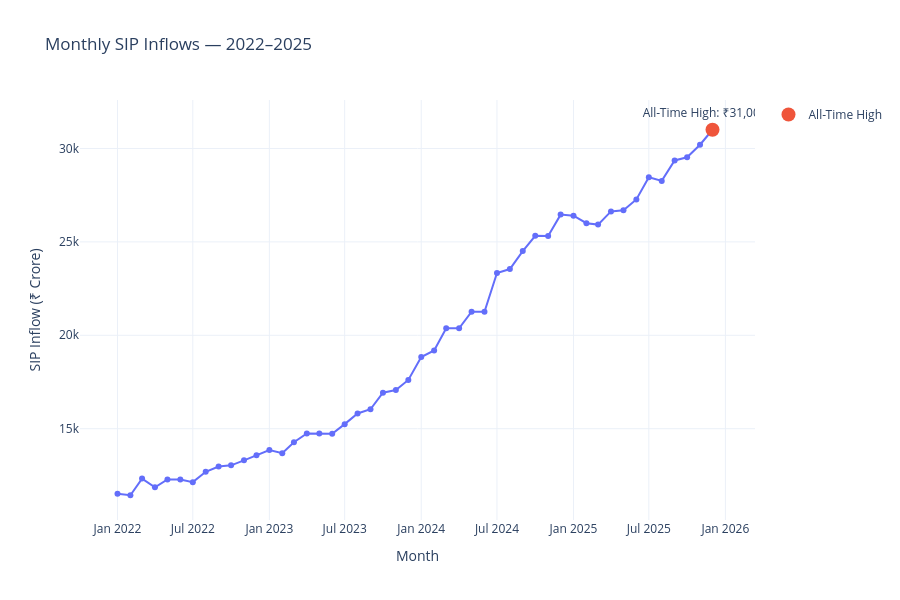

The notebook cell this image was saved under:
### Code cell
# ============================================================
# TASK 3 — HIGHLIGHT SIP INFLOW ALL-TIME HIGH
# ============================================================

# Find the highest SIP inflow
peak_row = sip.loc[sip["sip_inflow_crore"].idxmax()]

peak_month = peak_row["month"]
peak_value = peak_row["sip_inflow_crore"]

fig = px.line(
    sip,
    x="month",
    y="sip_inflow_crore",
    title="Monthly SIP Inflows — 2022–2025",
    labels={
        "month": "Month",
        "sip_inflow_crore": "SIP Inflow (₹ Crore)"
    },
    markers=True
)

# Highlight the peak point
fig.add_trace(
    go.Scatter(
        x=[peak_month],
        y=[peak_value],
        mode="markers+text",
        marker=dict(size=14),
        text=[f"All-Time High: ₹{peak_value:,.0f} Cr"],
        textposition="top center",
        name="All-Time High"
    )
)

fig.update_layout(
    template="plotly_white",
    height=600,
    hovermode="x unified"
)

fig.show()

### Figure 1 — Plotly figure (JSON) as saved in the notebook; plotly's stock layout.template omitted (floating-point values rounded to 4 significant figures)
{"data": [{"hovertemplate": "Month=%{x}<br>SIP Inflow (₹ Crore)=%{y}<extra></extra>", "legendgroup": "", "line": {"color": "#636efa", "dash": "solid"}, "marker": {"symbol": "circle"}, "mode": "lines+markers", "name": "", "orientation": "v", "showlegend": false, "type": "scatter", "x": ["2022-01-01T00:00:00.000000000", "2022-02-01T00:00:00.000000000", "2022-03-01T00:00:00.000000000", "2022-04-01T00:00:00.000000000", "2022-05-01T00:00:00.000000000", "2022-06-01T00:00:00.000000000", "2022-07-01T00:00:00.000000000", "2022-08-01T00:00:00.000000000", "2022-09-01T00:00:00.000000000", "2022-10-01T00:00:00.000000000", "2022-11-01T00:00:00.000000000", "2022-12-01T00:00:00.000000000", "2023-01-01T00:00:00.000000000", "2023-02-01T00:00:00.000000000", "2023-03-01T00:00:00.000000000", "2023-04-01T00:00:00.000000000", "2023-05-01T00:00:00.000000000", "2023-06-01T00:00:00.000000000", "2023-07-01T00:00:00.000000000", "2023-08-01T00:00:00.000000000", "2023-09-01T00:00:00.000000000", "2023-10-01T00:00:00.000000000", "2023-11-01T00:00:00.000000000", "2023-12-01T00:00:00.000000000", "2024-01-01T00:00:00.000000000", "2024-02-01T00:00:00.000000000", "2024-03-01T00:00:00.000000000", "2024-04-01T00:00:00.000000000", "2024-05-01T00:00:00.000000000", "2024-06-01T00:00:00.000000000", "2024-07-01T00:00:00.000000000", "2024-08-01T00:00:00.000000000", "2024-09-01T00:00:00.000000000", "2024-10-01T00:00:00.000000000", "2024-11-01T00:00:00.000000000", "2024-12-01T00:00:00.000000000", "2025-01-01T00:00:00.000000000", "2025-02-01T00:00:00.000000000", "2025-03-01T00:00:00.000000000", "2025-04-01T00:00:00.000000000", "2025-05-01T00:00:00.000000000", "2025-06-01T00:00:00.000000000", "2025-07-01T00:00:00.000000000", "2025-08-01T00:00:00.000000000", "2025-09-01T00:00:00.000000000", "2025-10-01T00:00:00.000000000", "2025-11-01T00:00:00.000000000", "2025-12-01T00:00:00.000000000"], "xaxis": "x", "y": [11517, 11438, 12328, 11863, 12286, 12276, 12140, 12694, 12976, 13040, 13306, 13573, 13856, 13687, 14276, 14749, 14749, 14734, 15245, 15814, 16042, 16928, 17073, 17610, 18838, 19187, 20371, 20371, 21262, 21262, 23332, 23547, 24509, 25323, 25320, 26459, 26400, 25999, 25926, 26632, 26688, 27274, 28464, 28265, 29361, 29529, 30200, 31002], "yaxis": "y"}, {"marker": {"size": 14}, "mode": "markers+text", "name": "All-Time High", "text": ["All-Time High: ₹31,002 Cr"], "textposition": "top center", "type": "scatter", "x": ["2025-12-01T00:00:00"], "y": [31002]}], "layout": {"height": 600, "hovermode": "x unified", "legend": {"tracegroupgap": 0}, "title": {"text": "Monthly SIP Inflows — 2022–2025"}, "xaxis": {"anchor": "y", "domain": [0, 1], "title": {"text": "Month"}}, "yaxis": {"anchor": "x", "domain": [0, 1], "title": {"text": "SIP Inflow (₹ Crore)"}}}}
